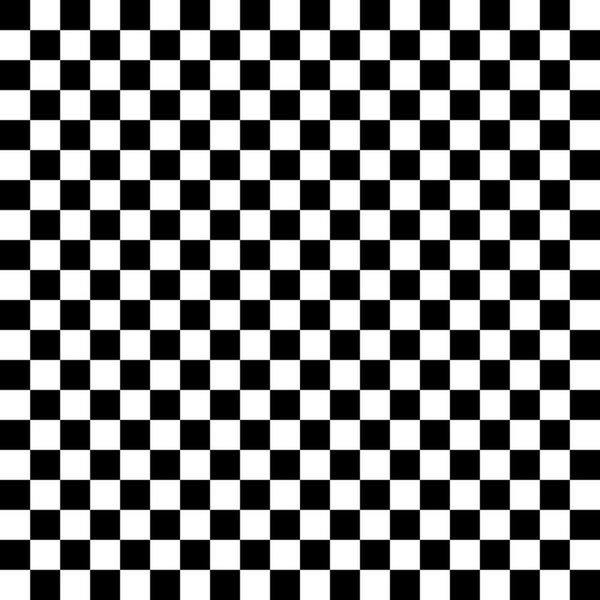
//> input picture W6_edgeCornerDetect/checkerboard2.jpg, 600 x 600 px
$ ./Harris_corner   (built with g++ and OpenCV 4)
//> lines starting //> are read from the running program, lines starting //| are printed output that depends on the picture; after the words box and inside, x2 and y2 are one past the last pixel; in counts of white or black regions, pixels touching at a corner belong together
// opencv_test.cpp : Defines the entry point for the console application.


//#include "stdafx.h"
#include <stdio.h>
#include <opencv2/opencv.hpp>
#include "opencv2/highgui.hpp"
#include <iostream>
#include <string>

using namespace cv;
using namespace std;

vector<Point2f> MatToVec(const Mat input);
void NonMaximum_Suppression(const Mat input, Mat corner_mat, int radius);
Mat Mirroring(const Mat input, int n);
void type2str(int type);


int main() {

	//Use the following three images.
//	Mat input = imread("checkerboard.png", CV_LOAD_IMAGE_COLOR);
	Mat input = imread("checkerboard2.jpg", CV_LOAD_IMAGE_COLOR);
//> input is the input picture: 600 rows x 600 cols, CV_8UC3; min 0, max 255, mean 127.3
//	Mat input = imread("lena.jpg", CV_LOAD_IMAGE_COLOR);
	Mat input_gray, input_visual;
	Mat output, output_norm, corner_mat;
	vector<Point2f> points;


	// check for validation
	if (!input.data) {
		printf("Could not open\n");
		return -1;
	}


	int row = input.rows;
//> row = 600
	int col = input.cols;
//> col = 600

	int blockSize = 2;
	int apertureSize = 3;
	double k = 0.04;
	int corner_num = 0;


	corner_mat = Mat::zeros(row, col, CV_8U);

	//Option for the non-maximum suppression
	//Compare the result when 'true' or 'false'
	bool NonMaxSupp = true;

	//Option for subpixel refinement in corner detection,
	//Compare the result when 'true' or 'false'
	bool Subpixel = true;


	cvtColor(input, input_gray, CV_RGB2GRAY);	// convert RGB to Grayscale

	//Harris corner detection using 'cornerHarris'
	//Note that 'src' of 'cornerHarris' can be either 1) input single-channel 8-bit or 2) floating-point image.
	//Fill the code/////////////////////////////////////


	cornerHarris(input_gray, output, blockSize, apertureSize, k, BORDER_DEFAULT);
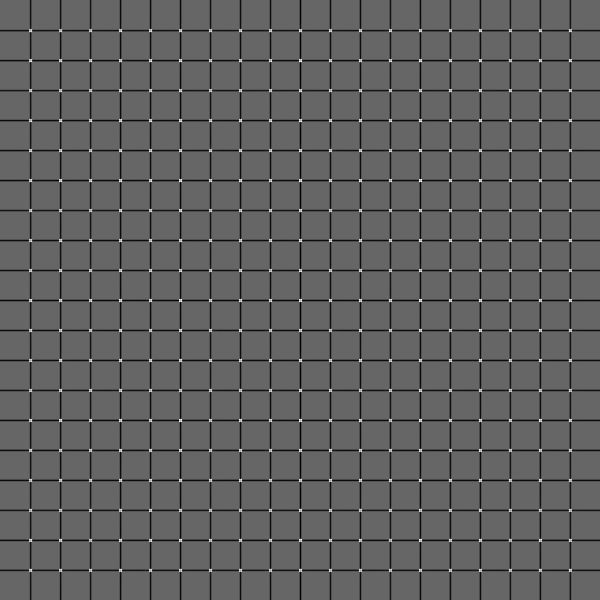
//> output: 600 rows x 600 cols, CV_32FC1; min -0.0254, max 0.0378, mean -0.00167; drawn with min black and max white
	////////////////////////////////////////////////////


	//Scale the Harris response map 'output' from 0 to 1.
	//This is for display purpose only.
	normalize(output, output_norm, 0, 1.0, NORM_MINMAX);
	namedWindow("Harris Response", WINDOW_AUTOSIZE);
	imshow("Harris Response", output_norm);


	//Threshold the Harris corner response.
	//corner_mat = 1 for corner, 0 otherwise.
	input_visual = input.clone();
	double minVal, maxVal;		Point minLoc, maxLoc;
	minMaxLoc(output, &minVal, &maxVal, &minLoc, &maxLoc);
//> minVal = -0.0254; maxVal = 0.0378; minLoc = Point(300, 393); maxLoc = Point(301, 61)


	for (int i = 0; i < row; i++) {
		for (int j = 0; j < col; j++) {
			if (output.at<float>(i, j) > 0.01*maxVal)
			{
				//input_visual.at<Vec3b>(i, j)[0] = 0;		input_visual.at<Vec3b>(i, j)[1] = 0;	input_visual.at<Vec3b>(i, j)[2] = 255;
				circle(input_visual, Point(j, i), 2, Scalar(0, 0, 255), 1, 8, 0);	//You can also use this function of drawing a circle. For details, search 'circle' in OpenCV.

				corner_mat.at<uchar>(i, j) = 1;
				corner_num++;
			}

			else
				output.at<float>(i, j) = 0.0;
		}
	}
//> this loop made 600 passes
//> corner_num on passes 1 to 3: 0, 0, 0
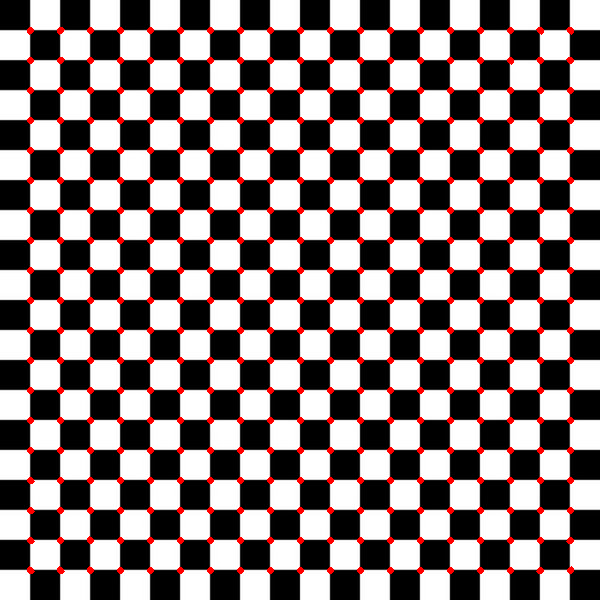
//> input_visual: 600 rows x 600 cols, CV_8UC3; 3.73% of pixels changed, all inside (x1, y1, x2, y2) = (27, 27, 574, 574)
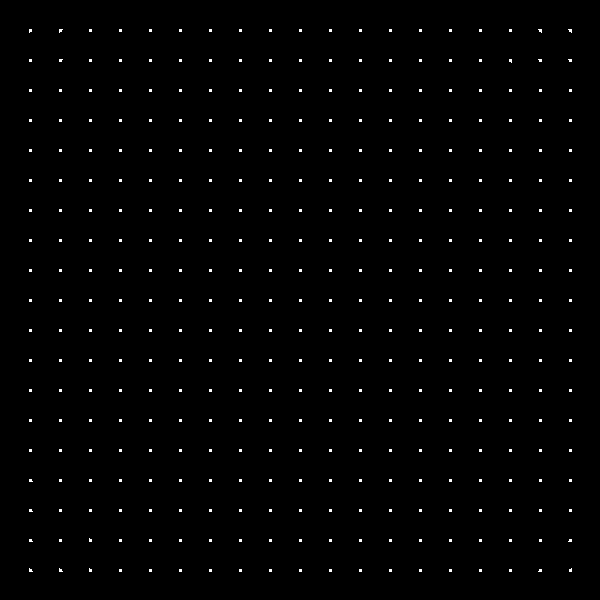
//> corner_mat: 600 rows x 600 cols, CV_8UC1; values 0 (black) and 1 (white), 0.91% white in thin lines or dots, all inside (x1, y1, x2, y2) = (29, 29, 572, 572)
//> after the loop, corner_num = 3272
	printf("After cornerHarris, corner number = %d\n\n", corner_num);
//| After cornerHarris, corner number = 3272
	namedWindow("Harris Corner", WINDOW_AUTOSIZE);
	imshow("Harris Corner", input_visual);


	//Non-maximum suppression
	if (NonMaxSupp)
	{
		NonMaximum_Suppression(output, corner_mat, 2);
//> after the loop in Mirroring, `for (int i = n; i < row + n; i++)`:
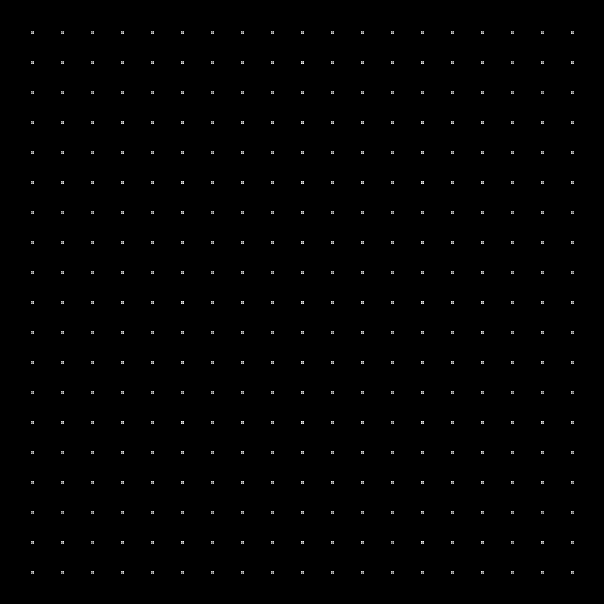
//> input2: 604 rows x 604 cols, CV_32FC1; min 0, max 0.0378, mean 0.000218; drawn with min black and max white
//> after the loop in NonMaximum_Suppression, `for (int i = 0; i < row; i++)`:
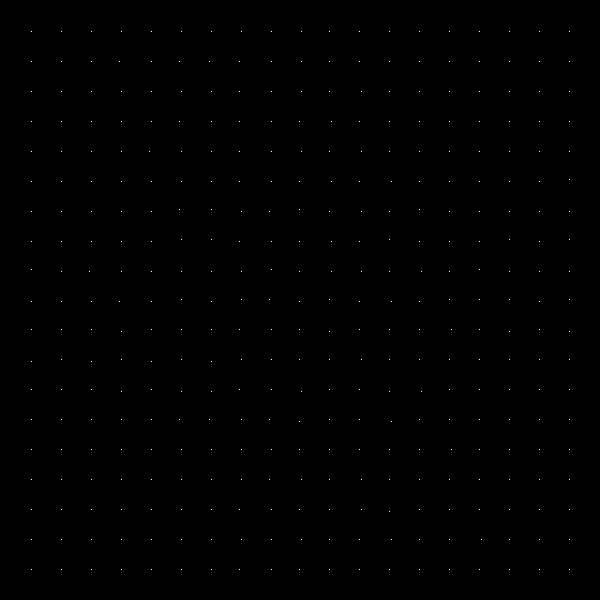
//> corner_mat: 600 rows x 600 cols, CV_8UC1; values 0 (black) and 1 (white), 0.1% white in thin lines or dots, all inside (x1, y1, x2, y2) = (31, 31, 570, 570)
//> after the loop in NonMaximum_Suppression, `for (int i = 0; i < row; i++)`: max = 0

		corner_num = 0;
		input_visual = input.clone();
		for (int i = 0; i < row; i++) {
			for (int j = 0; j < col; j++) {
				if (corner_mat.at<uchar>(i, j) == 1) {
					//input_visual.at<Vec3b>(i, j)[0] = 0;		input_visual.at<Vec3b>(i, j)[1] = 0;	input_visual.at<Vec3b>(i, j)[2] = 255;
					circle(input_visual, Point(j, i), 2, Scalar(0, 0, 255), 1, 8, 0);	//You can also use this function of drawing a circle. For details, search 'circle' in OpenCV.
					corner_num++;
				}
			}
		}
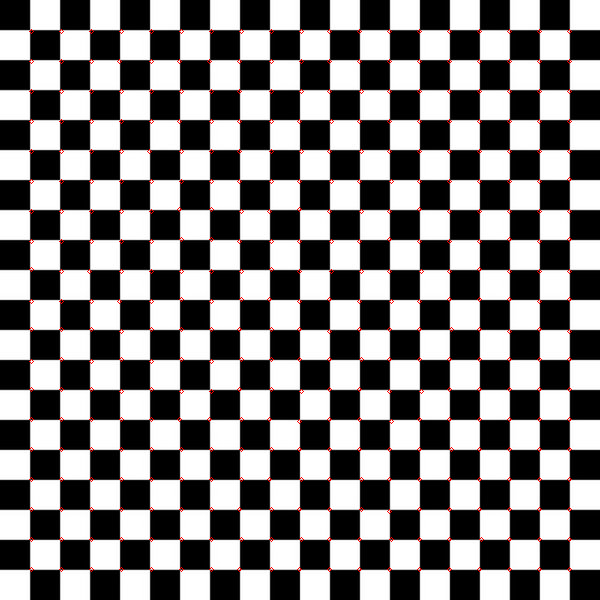
//> input_visual: 600 rows x 600 cols, CV_8UC3; 0.8% of pixels changed, all inside (x1, y1, x2, y2) = (29, 29, 572, 572)
//> after the loop, corner_num = 361

		printf("After non-maximum suppression, corner number = %d\n\n", corner_num);
//| After non-maximum suppression, corner number = 361
		namedWindow("Harris Corner (Non-max)", WINDOW_AUTOSIZE);
		imshow("Harris Corner (Non-max)", input_visual);
	}

	//Sub-pixel refinement for detected corners
	if (Subpixel)
	{
		Size subPixWinSize(3, 3);
		TermCriteria termcrit(TermCriteria::COUNT | TermCriteria::EPS, 20, 0.03);

		points = MatToVec(corner_mat);
//> after the loop in MatToVec, `for (int i = 0; i < input.rows; i++)`: points = 361 Points (x, y), first 12: [31, 31], [61, 31], [91, 31], [121, 31], [151, 31], [181, 31], [211, 31], [241, 31], [271, 31], [301, 31], [329, 31], [359, 31]

		//ret, labels, stats, centroids = connectedComponentsWithStats(points);
		//Fill the code///////////////////////////////////////////////////////////


		cornerSubPix(input_gray, points, subPixWinSize, Size(-1, -1), termcrit);
//> points = 361 Points (x, y), first 12: [29.63, 29.64], [59.6, 29.63], [89.59, 29.59], [119.6, 29.61], [149.6, 29.6], [179.6, 29.62], [209.5, 29.61], [239.5, 29.61], [269.5, 29.61], [299.5, 29.63], [329.5, 29.63], [359.5, 29.6]


		//////////////////////////////////////////////////////////////////////////

		//Display the set of corners
		input_visual = input.clone();
		for (int k = 0; k < points.size(); k++) {

			int x = points[k].x;
			int y = points[k].y;

			if (x<0 || x>col - 1 || y<0 || y>row - 1)
			{
				points.pop_back();
				continue;
			}

			//input_visual.at<Vec3b>(i, j)[0] = 0;		input_visual.at<Vec3b>(i, j)[1] = 0;	input_visual.at<Vec3b>(i, j)[2] = 255;
			circle(input_visual, Point(x, y), 2, Scalar(0, 0, 255), 1, 8, 0);	//You can also use this function of drawing a circle. For details, search 'circle' in OpenCV.
		}
//> this loop made 361 passes
//> (x, y) on passes 1 to 3: (29, 29), (59, 29), (89, 29)
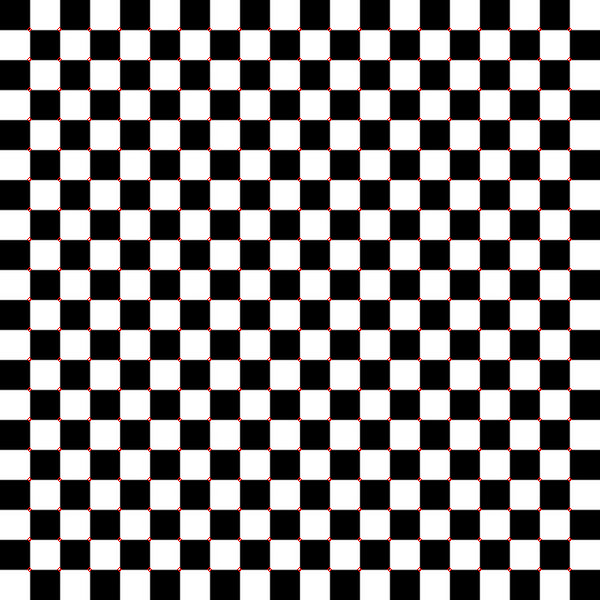
//> input_visual: 600 rows x 600 cols, CV_8UC3; 0.8% of pixels changed, all inside (x1, y1, x2, y2) = (27, 27, 572, 572)

		printf("After subpixel-refinement, corner number = %d\n\n", points.size());
//| After subpixel-refinement, corner number = 361
		namedWindow("Harris Corner (subpixel)", WINDOW_AUTOSIZE);
		imshow("Harris Corner (subpixel)", input_visual);
	}

	waitKey(0);

	return 0;
}

vector<Point2f> MatToVec(const Mat input)
{
	vector<Point2f> points;

	for (int i = 0; i < input.rows; i++) {
		for (int j = 0; j < input.cols; j++) {
			if (input.at<uchar>(i, j) == 1) {
				points.push_back(Point2f((float)j, (float)i));
			}
		}
	}

	return points;
}

//corner_mat = 1 for corner, 0 otherwise.
void NonMaximum_Suppression(const Mat input, Mat corner_mat, int radius)
{
	int row = input.rows;
	int col = input.cols;
	int kernel_size = (2 * radius + 1);
	float max=0.0;

	Mat input_mirror = Mirroring(input, radius);

	//std::cout << "Could not open" << std::endl;


	//std::cout << input << std::endl; 0 이 많지만 다 0은 아님

	for (int i = 0; i < row; i++) {
		for (int j = 0; j < col; j++) {
			max = 0;
			for (int a = -radius; a <= radius; a++) { // for each kernel window
				for (int b = -radius; b <= radius; b++) {
					//printf("%d %d %d %d %lf\n", i, j, i + a + radius, j + b + radius, input_mirror.at<float>(i + a + radius, j + b + radius));
					if ((float)input_mirror.at<float>(i + a + radius, j + b+ radius) - max > 0 ) {
						max = (float) input_mirror.at<float>(i + a + radius, j + b + radius);

						//printf("found max %d %d %d %d %lf\n",i,j, i + a+radius, j+b + radius,max);

						}
					}
			}

		    // printf("%d %d %lf %lf\n",i,j, (float)input_mirror.at<float>(i + radius, j + radius),max);
			//printf("%lf\n", input_mirror.at<float>(i+radius,j+radius));

			if (max!=0 && input_mirror.at<float>(i+radius, j+radius) >= max) {
				corner_mat.at<uchar>(i, j) = (uchar) 1.0;
			}
			else {
				corner_mat.at<uchar>(i, j) = (uchar) 0.0;
			}

		  }

		}


	//return input;
}

Mat Mirroring(const Mat input, int n)
{
	int row = input.rows;
	int col = input.cols;

	Mat input2 = Mat::zeros(row + 2 * n, col + 2 * n, input.type());
	int row2 = input2.rows;
	int col2 = input2.cols;

	for (int i = n; i < row + n; i++) {
		for (int j = n; j < col + n; j++) {
			input2.at<float>(i, j) = input.at<float>(i - n, j - n);
		}
	}
	for (int i = n; i < row + n; i++) {
		for (int j = 0; j < n; j++) {
			input2.at<float>(i, j) = input2.at<float>(i, 2 * n - j);
		}
		for (int j = col + n; j < col2; j++) {
			//input2.at<float>(i, j) = input2.at<float>(i, 2 * col - 2 + 2 * n - j);
			input2.at<float>(i, j) = input2.at<float>(i, 2 * col + 2 * n - j);


		}
	}
	for (int j = 0; j < col2; j++) {
		for (int i = 0; i < n; i++) {
			input2.at<float>(i, j) = input2.at<float>(2 * n - i, j);
		}
		for (int i = row + n; i < row2; i++) {
			//input2.at<float>(i, j) = input2.at<float>(2 * row - 2 + 2 * n - i, j);
			input2.at<float>(i, j) = input2.at<float>(2 * row  + 2 * n - i, j);

		}
	}

	return input2;
}


//If you want to know the type of 'Mat', use the following function
//For instance, for 'Mat input'
//type2str(input.type());

void type2str(int type) {
	string r;

	uchar depth = type & CV_MAT_DEPTH_MASK;
	uchar chans = 1 + (type >> CV_CN_SHIFT);

	switch (depth) {
	case CV_8U:  r = "8U"; break;
	case CV_8S:  r = "8S"; break;
	case CV_16U: r = "16U"; break;
	case CV_16S: r = "16S"; break;
	case CV_32S: r = "32S"; break;
	case CV_32F: r = "32F"; break;
	case CV_64F: r = "64F"; break;
	default:     r = "User"; break;
	}

	r += "C";
	r += (chans + '0');

	printf("Matrix: %s \n", r.c_str());
}

$ run again, with W6_edgeCornerDetect/checkerboard.png saved as W6_edgeCornerDetect/checkerboard2.jpg
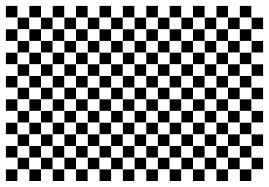
//> input picture W6_edgeCornerDetect/checkerboard.png, 269 x 187 px
//> input is the input picture: 187 rows x 269 cols, CV_8UC3; min 0, max 255, mean 144
//> minVal = -0.04; maxVal = 0.106; minLoc = Point(41, 9); maxLoc = Point(194, 180)
//> the loop `for (int i = 0; i < row; i++)` made 187 passes
//> corner_num on passes 1 to 3: 0, 0, 0
//> after the loop `for (int i = 0; i < row; i++)`: corner_num = 3545
//| After cornerHarris, corner number = 3545
//> after the loop in NonMaximum_Suppression, `for (int i = 0; i < row; i++)`:
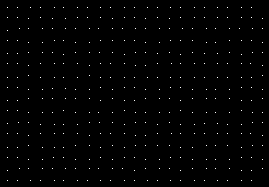
//> corner_mat: 187 rows x 269 cols, CV_8UC1; values 0 (black) and 1 (white), 0.73% white in thin lines or dots, all inside (x1, y1, x2, y2) = (7, 7, 263, 181)
//> after the loop in NonMaximum_Suppression, `for (int i = 0; i < row; i++)`: max = 0
//> after the loop `for (int i = 0; i < row; i++)`: corner_num = 366
//| After non-maximum suppression, corner number = 366
//> after the loop in MatToVec, `for (int i = 0; i < input.rows; i++)`: points = 366 Points (x, y), first 12: [7, 7], [17, 7], [30, 7], [40, 7], [54, 7], [63, 7], [77, 7], [87, 7], [100, 7], [110, 7], [124, 7], [134, 7]
//> `cornerSubPix(input_gray, points, subPixWinSize, Size(-1, -1), termcrit);`: points = 366 Points (x, y), first 12: [5.54, 5.54], [16.74, 5.53], [28.88, 5.55], [40.42, 5.55], [52.43, 5.54], [63.54, 5.53], [75.58, 5.54], [87.09, 5.55], [99.22, 5.53], [110.5, 5.54], [122.5, 5.54], [133.7, 5.52]
//> the loop `for (int k = 0; k < points.size(); k++)` made 366 passes
//> (x, y) on passes 1 to 3: (5, 5), (16, 5), (28, 5)
//> after the loop `for (int k = 0; k < points.size(); k++)`:
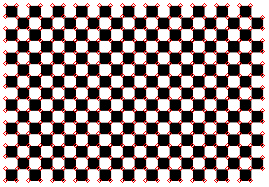
//> input_visual: 187 rows x 269 cols, CV_8UC3; 5.82% of pixels changed, all inside (x1, y1, x2, y2) = (3, 3, 265, 183)
//| After subpixel-refinement, corner number = 366
